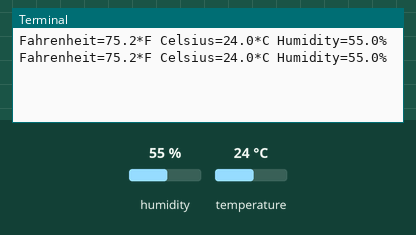
Recording of a program running on a simulated Raspberry Pi (BCM pin numbers). Parts: the last lines printed to the terminal. Inputs (shaded band) come from the test bench; at power-on: humidity 55 %, temperature 24 °C.

Above: at 1.2 s.
1.3 s: humidity set to 22 %
At 2.0 s:
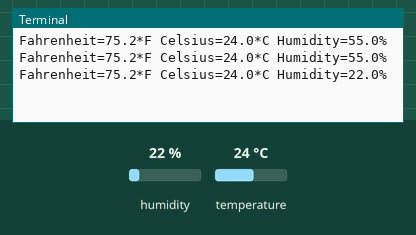
2.8 s: temperature set to 12 °C
At 3.6 s:
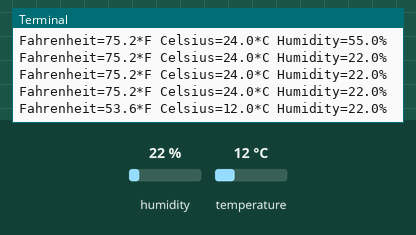
4.3 s: humidity set to 40 %
At 4.3 s:
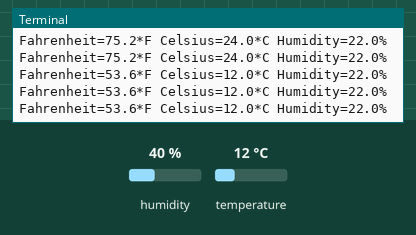
Timing chart, 0 to 7.3 s (numbered marks = the images above; inputs shaded):
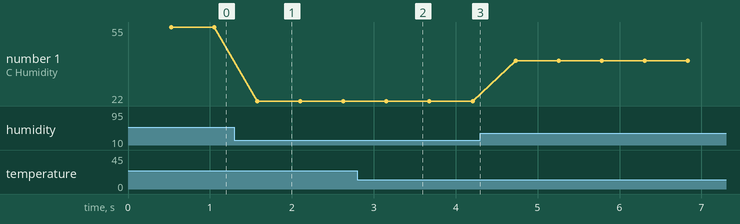

The program:

dht22.py
```python
import Adafruit_DHT as dht
import threading
import time

def print_dht22():
    h, t =dht.read_retry(dht.DHT22, 4)
    f = (t*9/5)+32
    print 'Fahrenheit={0:0.1f}*F Celsius={1:0.1f}*C Humidity={2:0.1f}%' . format(f, t, h)
    threading.Timer(2.5, print_dht22).start

while True :
    print_dht22()
```

Measured:
- after the input at 1.3 s, the terminal: prints a new line after 0.28 s (image 1)
- after the input at 2.8 s, the terminal: prints a new line after 0.35 s (image 2)
- plotted number 1: 55 → 22 after the input at 1.3 s, 22 → 40 after the input at 4.3 s
